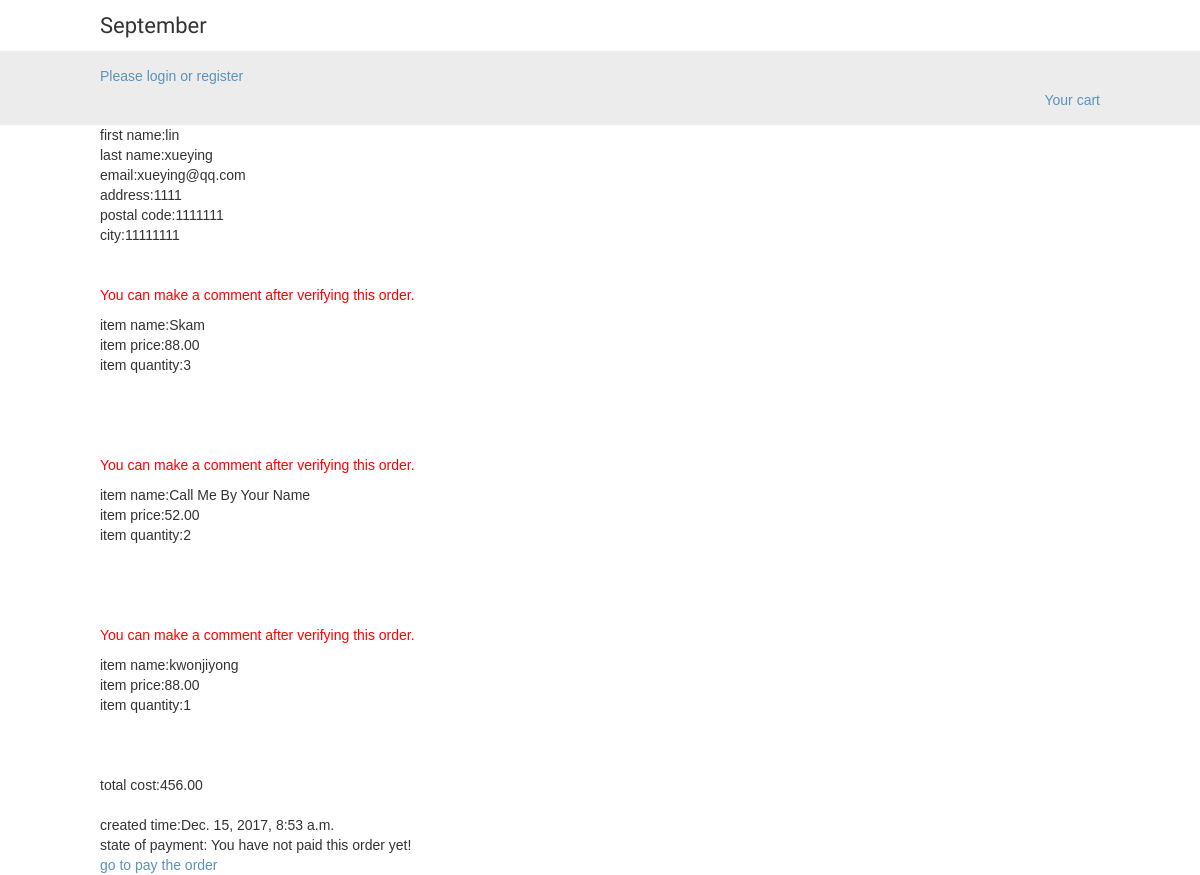
/orders/4/, run on the app's committed database.
### orders/models.py (models this page shows, shortened)
class Order(models.Model):
	userid=models.CharField(max_length=20,default='1')
	first_name=models.CharField(max_length=50)
	last_name=models.CharField(max_length=50)
	email=models.EmailField()
	address=models.CharField(max_length=250)
	postal_code=models.CharField(max_length=20)
	city=models.CharField(max_length=100)
	created=models.DateTimeField(auto_now_add=True)
	updated=models.DateTimeField(auto_now=True)
	paid=models.BooleanField(default=False)
	verified=models.BooleanField(default=False)
	class Meta:
		ordering=('-created',)
	def get_total_cost(self):
		return sum(item.get_cost() for item in self.items.all())

class OrderItem(models.Model):
	order=models.ForeignKey(Order,related_name='items')
	product=models.ForeignKey(Product,related_name='order_items')
	price=models.DecimalField(max_digits=10,decimal_places=2)
	quantity=models.PositiveIntegerField(default=1)
	commented=models.BooleanField(default=False)
	def get_cost(self):
		return self.price*self.quantity

### shop/models.py (models this page shows, shortened)
class Product(models.Model):
    category = models.ForeignKey(Category, related_name='products')
    name = models.CharField(max_length=200, db_index=True)
    slug = models.SlugField(max_length=200, db_index=True)
    image = models.ImageField(upload_to='products/%Y/%m/%d', blank=True)
    description = models.TextField(blank=True)
    price = models.DecimalField(max_digits=10, decimal_places=2)
    stock = models.PositiveIntegerField()
    available = models.BooleanField(default=True)
    created = models.DateTimeField(auto_now_add=True)
    updated = models.DateTimeField(auto_now=True)
    class Meta:
        ordering = ('-created',)
        index_together = (('id', 'slug'),)

### orders/views.py (the view)
# urls.py: url(r'^(?P<id>\d+)/$',views.order_detail,name='order_detail'),
def order_detail(request,id):
	order=get_object_or_404(Order,
		id=id)
	return render(request,'orders/order/detail.html',{'order':order})

### orders/templates/orders/order/detail.html
{% extends "shop/base.html" %}
{% load static %}
{% block content %}
<div class="order-detail">
	<div class="user-info">
		first name:{{order.first_name}}<br>
		last name:{{order.last_name}}<br>
		email:{{order.email}}<br>
		address:{{order.address}}<br>
		postal code:{{order.postal_code}}<br>
		city:{{order.city}}<br>
	</div>
	<br>
	<div class="item-info">
		{%for item in order.items.all%}
		<br>
		{% if order.verified %}
			{% if not item.commented %}
				<form action="{% url 'comment:create' item.id %}" method='GET'>
					<input type="submit" value="make a comment">
				</form>
			{% endif %}
		{% else %}
			<p style="color: red;">You can make a comment after verifying this order.</p>
		{% endif %}
		item name:{{item.product.name}}<br>
		item price:{{item.price}}<br>
		item quantity:{{item.quantity}}<br>
		<img scr="{{ item.product.image.url }}"><br>
		<br>
		<br>
		{%endfor%}
		total cost:{{order.get_total_cost}}
	</div>
	<br>
	<div class="time-info">
		created time:{{order.created}}<br>
		state of payment:
		{% if order.paid %}
		You have paid this order<br>
		{%else%}
		You have not paid this order yet!<br>
		<a href="{% url 'orders:repay' order.id %}">go to pay the order</a>
		{%endif%}
	</div>
</div>
{% endblock %}

### account/static/css/base.css (style rules this page uses)
body { margin:0; padding:0; font-family:helvetica, sans-serif; }
a { text-decoration:none; color:#5993bb; }

### data on the page
Order: first_name "lin", last_name "xueying", email "xueying@qq.com", address "1111", postal_code "1111111", city "11111111", get_total_cost "456.00", created "Dec. 15, 2017, 8:53 a.m."
OrderItem: product.name "Skam", price "88.00", quantity "3"
OrderItem: product.name "Call Me By Your Name", price "52.00", quantity "2"
OrderItem: product.name "kwonjiyong", price "88.00", quantity "1"
